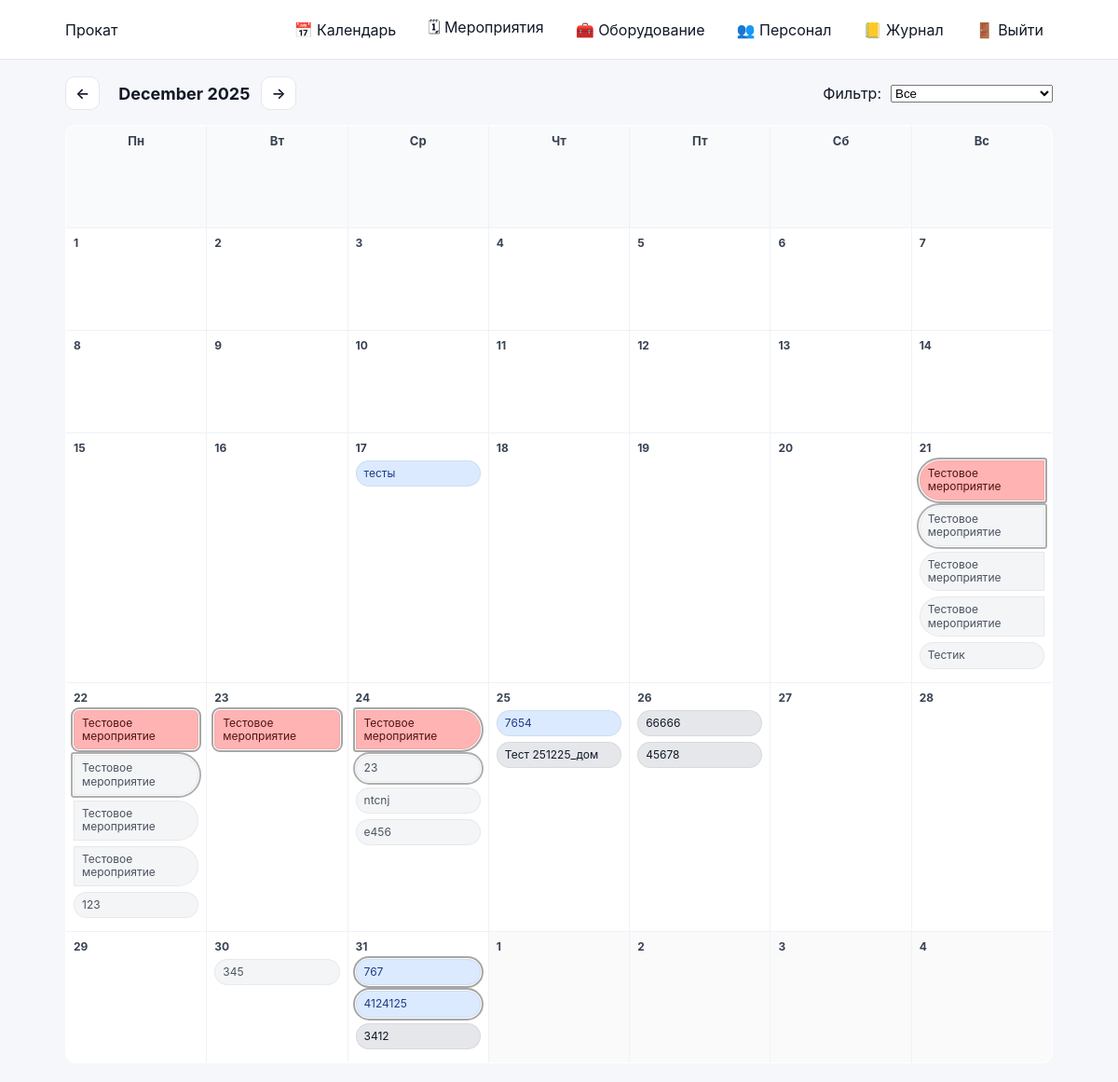
The page /calendar/ (signed in) on the database its author committed.
### events/models.py (models this page shows, shortened)
class Event(models.Model):
    STATUS_DRAFT = 'draft'
    STATUS_CONFIRMED = 'confirmed'
    STATUS_CANCELLED = 'cancelled'
    STATUS_CLOSED = 'closed'
    STATUS_CHOICES = (
        (STATUS_DRAFT, 'Черновик'),
        (STATUS_CONFIRMED, 'Подтверждено'),
        (STATUS_CANCELLED, 'Отменено'),
        (STATUS_CLOSED, 'Закрыто'),
    )
    name = models.CharField(max_length=200)
    start_date = models.DateField()
    end_date = models.DateField(blank=True, null=True)
    client = models.CharField(max_length=200, blank=True)
    location = models.CharField(max_length=200, blank=True)
    responsible = models.ForeignKey(
        User,
        on_delete=models.SET_NULL,
        null=True,
        related_name='events'
    )
    status = models.CharField(
        max_length=20,
        choices=STATUS_CHOICES,
        default=STATUS_DRAFT
    )
    created_at = models.DateTimeField(auto_now_add=True)

### events/views.py (the view)
# urls.py: path('calendar/', calendar_view, name='calendar'),
@login_required
def calendar_view(request: HttpRequest) -> HttpResponse:
    year, month = _parse_year_month(request)
    month_start, month_end = _month_bounds(year, month)
    cal_filter = (request.GET.get("filter") or "all").strip()
    if cal_filter not in {"all", "confirmed", "mine"}:
        cal_filter = "all"
    qs = (
        Event.objects
        .filter(start_date__lte=month_end, end_date__gte=month_start)
        .select_related("responsible")
        .order_by("start_date", "id")
    )
    if cal_filter == "confirmed":
        qs = qs.filter(status="confirmed")
    elif cal_filter == "mine":
        qs = qs.filter(responsible=request.user)
    events_by_day: dict[date, list[dict]] = defaultdict(list)
    event_problem: dict[int, bool] = {}
    for e in qs:
        try:
            event_problem[e.id] = bool(_calculate_shortages(e))
        except Exception:
            event_problem[e.id] = False
    for e in qs:
        start = max(e.start_date, month_start)
        end = min(e.end_date, month_end)
        d = start
        while d <= end:
            is_start = (d == e.start_date)
            is_end = (d == e.end_date)
            is_single = (e.start_date == e.end_date)
            if e.start_date < month_start and d == month_start:
                is_start = True
            if e.end_date > month_end and d == month_end:
                is_end = True
            events_by_day[d].append({
                "event": e,
                "is_start": is_start,
                "is_end": is_end,
                "is_single": is_single,
                "has_problem": event_problem.get(e.id, False),
            })
            d = d + timedelta(days=1)
    for day_key in events_by_day:
        events_by_day[day_key].sort(key=lambda x: (x["event"].start_date, x["event"].id))
    month_days = list(pycalendar.Calendar(firstweekday=0).monthdatescalendar(year, month))
    ctx = {
        "year": year,
        "month": month,
        "month_name": pycalendar.month_name[month],
        "month_days": month_days,
        "events_by_day": dict(events_by_day),
        "filter": cal_filter,
        "filter_label": _calendar_filter_label(cal_filter),
        "can_create_event": can_edit_event_card(request.user),  # для клика по дню
    }
    return render(request, "events/calendar.html", ctx)

### accounts/context_processors.py (called while the page is built)
def authz_flags(request):
    user = getattr(request, "user", None)
    return {
        "is_manager": is_manager(user),
        "is_senior_engineer": is_senior_engineer(user),
        "is_engineer": is_engineer(user),
        "can_manage_staff": can_manage_staff(user),
        "can_edit_event_card": can_edit_event_card(user),
        "can_edit_event_equipment": can_edit_event_equipment(user),
        "can_edit_inventory": can_edit_inventory(user),
    }

### accounts/permissions.py (called while the page is built)
def _in_group(user, group_name: str) -> bool:
    if not user or not user.is_authenticated:
        return False
    return user.groups.filter(name=group_name).exists()

def is_super(user) -> bool:
    return bool(user and user.is_authenticated and getattr(user, "is_superuser", False))

def is_manager(user) -> bool:
    return is_super(user) or _in_group(user, ROLE_MANAGER)

def is_senior_engineer(user) -> bool:
    return is_super(user) or _in_group(user, ROLE_SENIOR)

def is_engineer(user) -> bool:
    return is_super(user) or _in_group(user, ROLE_ENGINEER)

def can_manage_staff(user) -> bool:
    return is_manager(user)

def can_edit_event_card(user) -> bool:
    return is_manager(user)

def can_edit_event_equipment(user) -> bool:
    return is_manager(user) or is_senior_engineer(user)

def can_edit_inventory(user) -> bool:
    return is_manager(user) or is_senior_engineer(user)

### events/templatetags/event_extras.py (called while the page is built)
@register.filter
def get_item(dictionary, key):
    if not dictionary:
        return []
    return dictionary.get(key, [])

### events/views.py (called while the page is built)
def _safe_int(v, default=0) -> int:
    try:
        return int(v)
    except Exception:
        return default

def _parse_year_month(request: HttpRequest) -> tuple[int, int]:
    today = timezone.localdate()
    year = _safe_int(request.GET.get("year"), today.year)
    month = _safe_int(request.GET.get("month"), today.month)
    if month < 1:
        month = 1
    if month > 12:
        month = 12
    if year < 1970:
        year = 1970
    if year > 2100:
        year = 2100
    return year, month

def _month_bounds(year: int, month: int) -> tuple[date, date]:
    first = date(year, month, 1)
    last_day = pycalendar.monthrange(year, month)[1]
    last = date(year, month, last_day)
    return first, last

def _calendar_filter_label(value: str) -> str:
    mapping = {
        "all": "Все",
        "confirmed": "Только подтверждённые",
        "mine": "Только мои",
    }
    return mapping.get(value, "Все")

### events/templates/events/calendar.html (shortened to what this page needs)
{% extends "base.html" %}
{% load event_extras %}
{% block content %}
<div class="calendar-top" style="display:flex; align-items:center; justify-content:space-between; gap:16px; margin-bottom:16px;">
  <div class="calendar-header" style="display:flex; align-items:center; gap:12px;">
    {% if month > 1 %}
      <a class="btn-secondary" href="?year={{ year }}&month={{ month|add:"-1" }}&filter={{ filter }}">←</a>
    {% else %}
      <a class="btn-secondary" href="?year={{ year|add:"-1" }}&month=12&filter={{ filter }}">←</a>
    {% endif %}
    <strong style="font-size:18px;">{{ month_name }} {{ year }}</strong>
    {% if month < 12 %}
      <a class="btn-secondary" href="?year={{ year }}&month={{ month|add:"1" }}&filter={{ filter }}">→</a>
    {% else %}
      <a class="btn-secondary" href="?year={{ year|add:"1" }}&month=1&filter={{ filter }}">→</a>
    {% endif %}
  </div>
  <form method="get" style="display:flex; align-items:center; gap:10px;">
    <label class="muted" for="filter" style="white-space:nowrap;">Фильтр:</label>
    <select id="filter" name="filter" onchange="this.form.submit()">
      <option value="all" {% if filter == "all" %}selected{% endif %}>Все</option>
    </select>
  </form>
</div>
<table class="calendar">
  <thead>
    <tr>
      <th>Пн</th>
      <th>Вт</th>
      <th>Ср</th>
      <th>Чт</th>
      <th>Пт</th>
      <th>Сб</th>
      <th>Вс</th>
    </tr>
  </thead>
  <tbody>
    {% for week in month_days %}
      <tr>
        {% for day in week %}
          <td
            class="day-cell {% if day.month != month %}other-month{% endif %}"
            data-day="{{ day|date:'Y-m-d' }}"
          >
            <div class="day-number" style="display:flex; align-items:center; justify-content:space-between;">
              <span>{{ day.day }}</span>
            </div>
            {% for item in events_by_day|get_item:day %}
              {% with e=item.event %}
                <div
                  class="event status-{{ e.status }}"
                  style="
                    margin-top:6px;
                    padding:6px 8px;
                    {% if item.is_single %}
                      border-radius:999px;
                    {% else %}
                      border-top-left-radius:{% if item.is_start %}999px{% else %}6px{% endif %};
                      border-bottom-left-radius:{% if item.is_start %}999px{% else %}6px{% endif %};
                      border-top-right-radius:{% if item.is_end %}999px{% else %}6px{% endif %};
                      border-bottom-right-radius:{% if item.is_end %}999px{% else %}6px{% endif %};
                    {% endif %}
                    {% if item.has_problem %}
                      outline:2px solid rgba(0,0,0,0.35);
                      outline-offset:1px;
                    {% endif %}
                  "
                >
                  <a href="{% url 'event_detail' e.id %}" style="text-decoration:none;">
                    {{ e.name }}
                  </a>
                </div>
              {% endwith %}
            {% endfor %}
          </td>
        {% endfor %}
      </tr>
    {% endfor %}
  </tbody>
</table>
{% endblock %}

### static/css/base.css (style rules this page uses)
* { box-sizing: border-box; }
html, body { height: 100%; }
body { margin: 0; font-family: -apple-system, BlinkMacSystemFont, "Segoe UI", Roboto, Arial, sans-serif; background: #f5f7fb; color: #111827; }
a { color: inherit; text-decoration: none; }
.btn-secondary { display: inline-flex; align-items: center; padding: 7px 10px; border-radius: 10px; border: 1px solid #e5e7eb; background: #ffffff; color: #111827; font-weight: 600; text-decoration: none; margin-right: 8px; }

### static/css/calendar.css (style rules this page uses)
.calendar { width: 100%; border-collapse: collapse; background: #ffffff; border: 1px solid #e5e7eb; border-radius: 12px; overflow: hidden; }
.calendar th, .calendar td { border: 1px solid #eef2f7; vertical-align: top; width: 14.28%; height: 110px; padding: 8px; }
.calendar th { background: #f9fafb; font-size: 13px; color: #374151; }
.other-month { background: #fafafa; color: #9ca3af; }
.day-number { font-weight: 700; font-size: 12px; color: #374151; margin-bottom: 6px; }
.event { margin-bottom: 6px; padding: 5px 8px; border-radius: 10px; font-size: 12px; line-height: 1.2; border: 1px solid rgba(0,0,0,0.06); }
.event a { text-decoration: none; }
.event.status-draft { background: #e5e7eb; color: #111827; }
.event.status-confirmed { background: #dbeafe; color: #1e3a8a; }
.event.status-closed { background: #f3f4f6; color: #374151; opacity: 0.9; }
.status-draft { background: #ffe58a; color: #222; }
.status-confirmed { background: #9be39b; color: #133; }
.status-cancelled { background: #ffb3b3; color: #511; }
.status-closed { background: #5a5a5a; color: #fff; }

### events/templates/events/calendar.html (style rules this page uses)
.day-cell { cursor:pointer; }
.day-cell.other-month { cursor:default; }
.day-cell a { color:inherit; }
.event a { color:inherit; }

### rows shown on the page
Event: event.name "тесты"
Event: event.name "Тестовое мероприятие"
Event: event.name "Тестовое мероприятие"
Event: event.name "Тестовое мероприятие"
Event: event.name "Тестовое мероприятие"
Event: event.name "Тестик"
Event: event.name "123"
Event: event.name "23"
Event: event.name "ntcnj"
Event: event.name "e456"
Event: event.name "7654"
Event: event.name "Тест 251225_дом"
Event: event.name "66666"
Event: event.name "45678"
Event: event.name "345"
Event: event.name "767"
Event: event.name "4124125"
Event: event.name "3412"

### other values the page prints
{{ month_name }} "December"
{{ year }} "2025"
{{ day.day }} "1" "2" "3" "4" "5" "6" "7" "8" "9" "10" "11" "12" "13" "14" "15" "16" "17" "18" "19" "20" "21" "22" "23" "24" "25" "26" "27" "28" "29" "30" "31" "1" "2" "3" "4"
